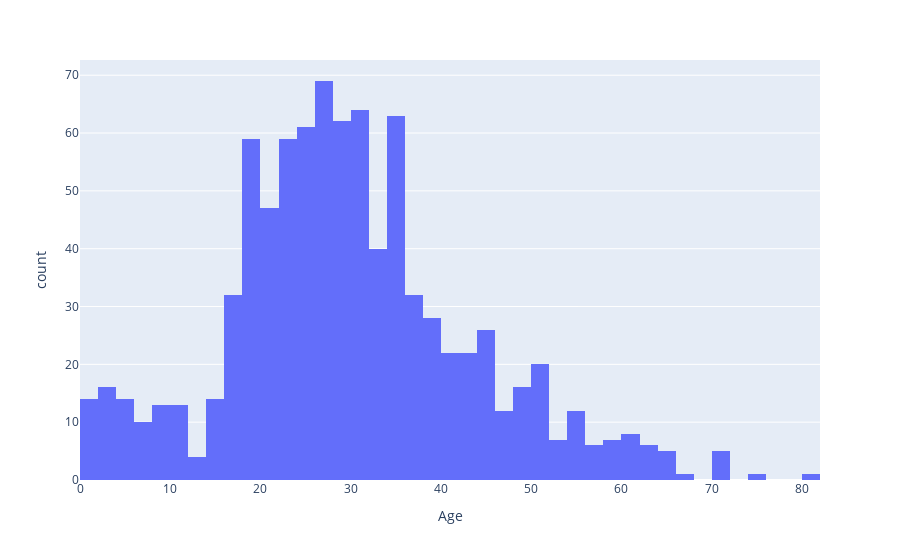

The notebook cell saved with this chart:
### Code cell
fig = px.histogram(titanic_train["Age"].dropna(), x="Age")

fig.show()

### Figure 1 — Plotly figure (JSON) as saved in the notebook; plotly's stock layout.template omitted (floating-point values rounded to 4 significant figures; data arrays with more than 128 entries replaced by an {"elided": "..."} marker saying what was removed)
{"data": [{"alignmentgroup": "True", "bingroup": "x", "hovertemplate": "Age=%{x}<br>count=%{y}<extra></extra>", "legendgroup": "", "marker": {"color": "#636efa", "pattern": {"shape": ""}}, "name": "", "offsetgroup": "", "orientation": "v", "showlegend": false, "type": "histogram", "x": {"elided": "891 float values"}, "xaxis": "x", "yaxis": "y"}], "layout": {"barmode": "relative", "legend": {"tracegroupgap": 0}, "margin": {"t": 60}, "xaxis": {"anchor": "y", "domain": [0, 1], "title": {"text": "Age"}}, "yaxis": {"anchor": "x", "domain": [0, 1], "title": {"text": "count"}}}}
